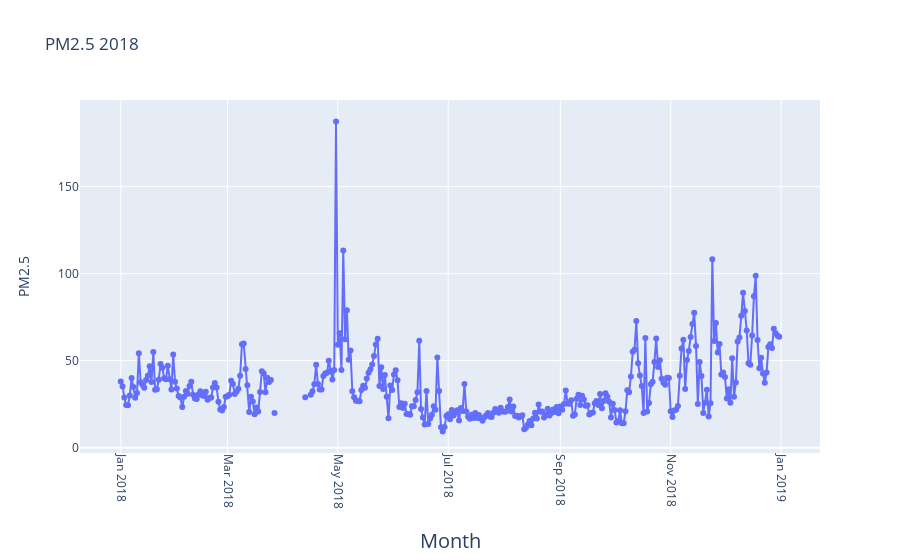

Notebook cell for this chart:
### Code cell
#2018
fig = go.Figure(go.Scatter(
    mode = "lines+markers",
    y = aqi_level_18.iloc[:,2],
    x = aqi_level_18.iloc[:,1]))
fig.update_xaxes(
        tickangle = 90,
        title_text = "Month",
        title_font = {"size": 20},
        title_standoff = 25)

fig.update_yaxes(
        title_text = "PM2.5",
        title_standoff = 25)
fig.update_layout(title_text="PM2.5 2018")

fig.show()

### Figure 1 — Plotly figure (JSON) as saved in the notebook; plotly's stock layout.template omitted (floating-point values rounded to 4 significant figures; data arrays with more than 128 entries replaced by an {"elided": "..."} marker saying what was removed)
{"data": [{"mode": "lines+markers", "type": "scatter", "x": {"elided": "365 str values"}, "y": {"elided": "365 float values"}}], "layout": {"title": {"text": "PM2.5 2018"}, "xaxis": {"tickangle": 90, "title": {"font": {"size": 20}, "standoff": 25, "text": "Month"}}, "yaxis": {"title": {"standoff": 25, "text": "PM2.5"}}}}
